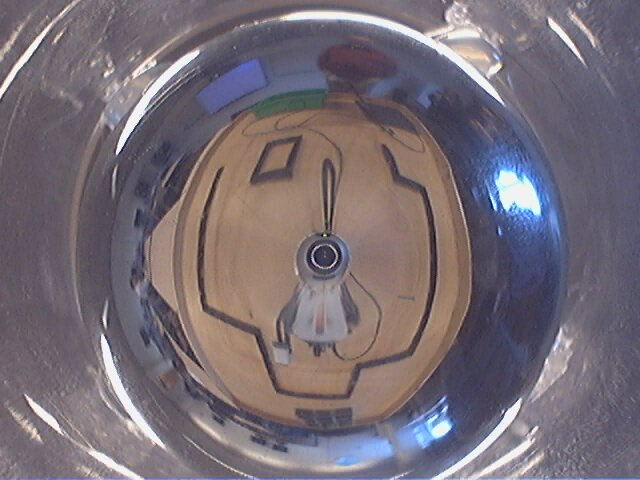
%> input picture assignment3/a.jpg, 640 x 480 px
$ octave main_offline.m   (GNU Octave 9; MATLAB toolbox functions it lacks are replaced by stand-ins)
%> lines starting %> are read from the running program, lines starting %| are printed output that depends on the picture
%> further down, snapshot is the input picture: size 480x640x3 uint8; mean R, G, B 118.1, 108.7, 117.3
### assignment3/imflipud.m
%IMFLIPUD   Flip the image Up-Down
%   OUT_IMAGE = IMFLIPUD(INPIT_IMAGE)

function out = imflipud( im )
if length(size(im))==3
    out(:,:,1) = flipud( im(:,:,1) );
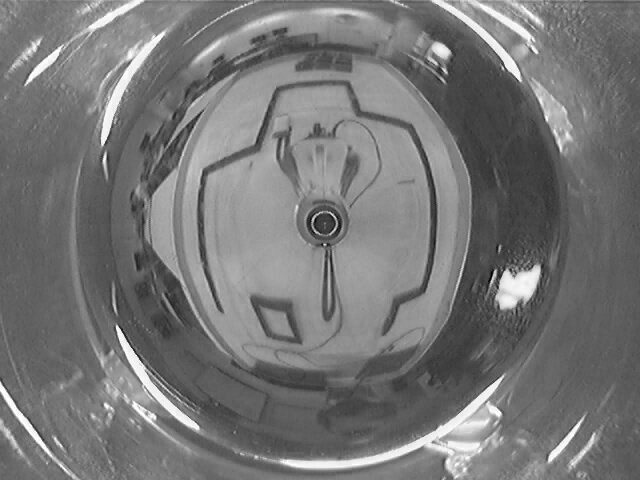
%> out: size 480x640 uint8; min 0, max 255, mean 118.1
    out(:,:,2) = flipud( im(:,:,2) );
    out(:,:,3) = flipud( im(:,:,3) );
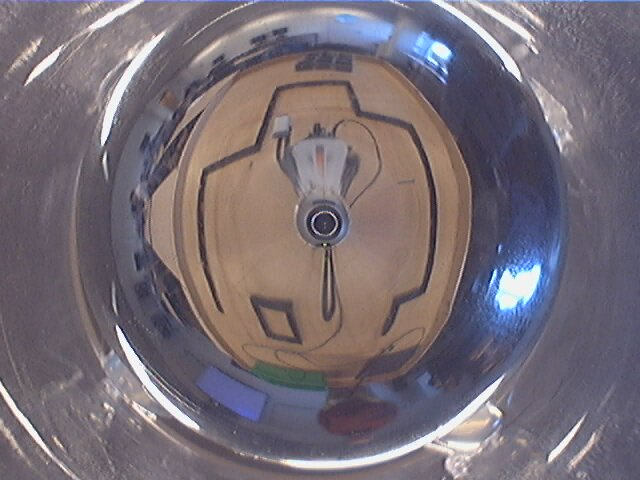
%> out: size 480x640x3 uint8; mean R, G, B 118.1, 108.7, 117.3; mean of the top-left, top-right, bottom-left and bottom-right quarters 120.5, 113.7, 110.3, 114.1
else
    out = flipud( im );
end

### assignment3/calibrate_camera_offline.m

file = 'c.jpg';
tmpsnapshot = imread(file);
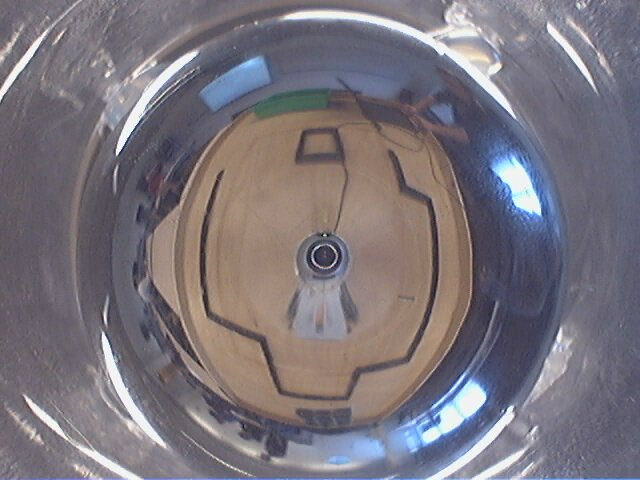
%> input picture assignment3/c.jpg, 640 x 480 px
%> tmpsnapshot is the input picture: size 480x640x3 uint8; mean R, G, B 121.7, 115.9, 123.9

% Flip the image Up-Down
snapshot = imflipud( tmpsnapshot );
%> in imflipud (call 2), `out(:,:,1) = flipud( im(:,:,1) );`:
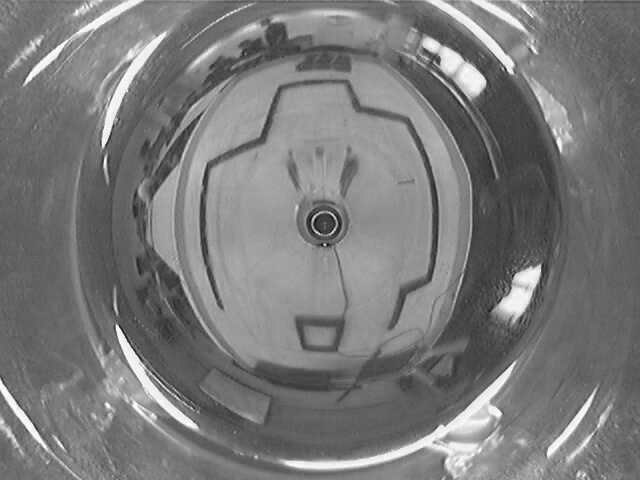
%> out: size 480x640 uint8; min 0, max 255, mean 121.7
%> in imflipud (call 2), `out(:,:,3) = flipud( im(:,:,3) );`:
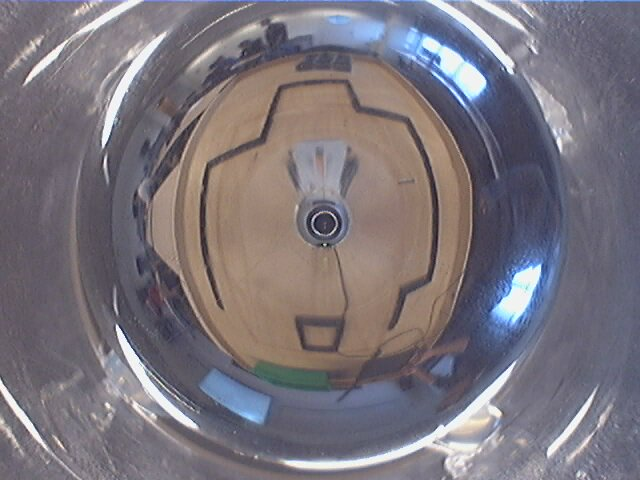
%> out: size 480x640x3 uint8; mean R, G, B 121.7, 115.9, 123.9; mean of the top-left, top-right, bottom-left and bottom-right quarters 122.1, 121.5, 115.8, 122.5

% Max detectable distance (set to 160 pixel by default in VGA image).
% Rmax is automatically scaled according to the image size
Rmax = round( 160/480*size(snapshot,1) )
%> Rmax = 160
% Min detectable distance (set to 77 pixel by default in VGA image).
% Rmax is automatically scaled according to the image size
Rmin = round( 77/480*size(snapshot,1) )
%> Rmin = 77

% This functrion allows you to calibrate the camera (extract the center of
% the image). Follow the directions on-line
%> the run ends on the next line
figure(1); [center2, radius2] = get_circle(snapshot);

% Hardcode radius and center because its hard to click it perfectly
center = [326 225];
radius = 24;


% Draw the max and min radius
draw2DCircle(center,Rmin,'m');
draw2DCircle(center,Rmax,'m');


% This function convert the omnidirectional picture into a rectangular
% image. Use this tool to see if the calibration was accurately done (for
% example the smaller circle of the camera objective should transform into
% a horizontal line. Check this. Is the line is not perfectly horizontal,
% you may have to repeat the calibration. The calibration is very important
% to have an accurate detection of the distance.
ud = unwrap_allimage(snapshot, center, Rmax, 1, 0); figure(2); imagesc(ud);
% Draw radius
hold on; line ( [0, size(ud,2) ], [ round(radius), round(radius) ] , 'Color', 'r', 'LineWidth', 2);
% Draw Rmin
hold on; line ( [0, size(ud,2) ], [ round(Rmin), round(Rmin) ] , 'Color', 'm', 'LineWidth', 2);
hold off;

### assignment3/main_offline.m
%LASERSCAN_TEST
%
%   Author Davide Scaramuzza - davide.scaramuzza@ieee.org
%   ETH Zurich - April, 25, 2007

%stop(vid);
% Configure the object for manual trigger mode.
%triggerconfig(vid, 'manual');

% Now that the device is configured for manual triggering, call START.
% This will cause the device to send data back to MATLAB, but will not log
% frames to memory at this point.
%start(vid)

% -------------------------------------------------------------------------
% MOST IMPORTANT PARAMETERS
% -------------------------------------------------------------------------
% Rmax = 160;%        Max detectable distance, set to 160 pixels in VGA images.
%                     Rmax was already loaded when calling "calibrate_camera.m"
% Rmin = 77;%         Min detectable distance in pixels in VGA image
%                     Rmin was already loaded when calling "calibrate_camera.m"
% increase alpha so straight lines are striaght
alpha = 115;%          Radial distortion coefficient, YOU MAY NEED TO TUNE THIS PARAMETER!!!!!!!!!!!!!!!!!!!!!!!!!!!!
height = 0.17;%       camera height in meters, YOU MAY NEED TO TUNE THIS PARAMETER!!!!!!!!!!!!!!!!!!!!!!!!!!!!
BWthreshold = 200;%   Threshold for segment the image into Black & white colors, YOU MAY NEED TO TUNE THIS PARAMETER!!!!!!!!!!!!!!!!!!!!!!!!!!!!
angstep = 1.0;%       Angular step of the beam in degrees
axislimit = 0.8;%     Axis limit

Rmin = 75;            % Overwrite value from calibration step.

% -------------------------------------------------------------------------
% MAIN
% -------------------------------------------------------------------------
for i=1:35
    tic;%                               Start counting elapsed time

    file = 'a.jpg';
    snapshot = imread(file);

    snapshot = imflipud(snapshot);
    %imagesc(snapshot);
    calibrate_camera_offline
